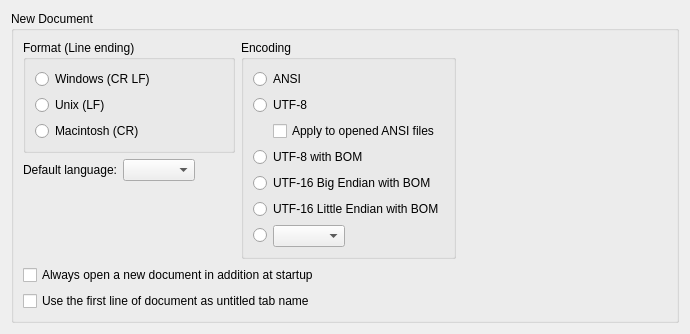
<?xml version="1.0" encoding="UTF-8"?>
<ui version="4.0">
 <class>PreferenceSubNewdocumentDlg</class>
 <widget class="QWidget" name="PreferenceSubNewdocumentDlg">
  <property name="geometry"><rect><x>0</x><y>0</y><width>690</width><height>333</height></rect></property>
  <layout class="QVBoxLayout" name="layout1">
   <item>
    <widget class="QGroupBox" name="newdocumentGrStatic">
     <property name="nppId" stdset="0"><number>6419</number></property>
     <property name="title"><string>New Document</string></property>
     <layout class="QVBoxLayout" name="layout2">
      <item>
       <layout class="QHBoxLayout" name="layout3">
        <item>
         <layout class="QVBoxLayout" name="layout4">
          <item>
           <widget class="QGroupBox" name="formatGbStatic">
            <property name="nppId" stdset="0"><number>6401</number></property>
            <property name="title"><string>Format (Line ending)</string></property>
            <layout class="QVBoxLayout" name="layout5">
             <item>
              <widget class="QRadioButton" name="radioFWin">
               <property name="nppId" stdset="0"><number>6402</number></property>
               <property name="text"><string>Windows (CR LF)</string></property>
               <attribute name="buttonGroup"><string notr="true">radioGroup1</string></attribute>
              </widget>
             </item>
             <item>
              <widget class="QRadioButton" name="radioFUnix">
               <property name="nppId" stdset="0"><number>6403</number></property>
               <property name="text"><string>Unix (LF)</string></property>
               <attribute name="buttonGroup"><string notr="true">radioGroup1</string></attribute>
              </widget>
             </item>
             <item>
              <widget class="QRadioButton" name="radioFMac">
               <property name="nppId" stdset="0"><number>6404</number></property>
               <property name="text"><string>Macintosh (CR)</string></property>
               <attribute name="buttonGroup"><string notr="true">radioGroup1</string></attribute>
              </widget>
             </item>
            </layout>
           </widget>
          </item>
          <item>
           <layout class="QHBoxLayout" name="layout6">
            <item>
             <widget class="QLabel" name="defaultlangStatic">
              <property name="nppId" stdset="0"><number>6411</number></property>
              <property name="text"><string>Default language:</string></property>
              <property name="alignment"><set>Qt::AlignRight|Qt::AlignVCenter</set></property>
             </widget>
            </item>
            <item>
             <widget class="QComboBox" name="comboDefaultlang">
              <property name="nppId" stdset="0"><number>6412</number></property>
              <property name="insertPolicy"><enum>QComboBox::NoInsert</enum></property>
             </widget>
            </item>
            <item>
             <spacer name="spacer7">
              <property name="orientation"><enum>Qt::Horizontal</enum></property>
              <property name="sizeType"><enum>QSizePolicy::Expanding</enum></property>
              <property name="sizeHint" stdset="0"><size><width>0</width><height>0</height></size></property>
             </spacer>
            </item>
           </layout>
          </item>
          <item>
           <spacer name="spacer8">
            <property name="orientation"><enum>Qt::Vertical</enum></property>
            <property name="sizeType"><enum>QSizePolicy::Expanding</enum></property>
            <property name="sizeHint" stdset="0"><size><width>0</width><height>0</height></size></property>
           </spacer>
          </item>
         </layout>
        </item>
        <item>
         <widget class="QGroupBox" name="encodingStatic">
          <property name="nppId" stdset="0"><number>6405</number></property>
          <property name="title"><string>Encoding</string></property>
          <layout class="QVBoxLayout" name="layout9">
           <item>
            <widget class="QRadioButton" name="radioAnsi">
             <property name="nppId" stdset="0"><number>6406</number></property>
             <property name="text"><string>ANSI</string></property>
             <attribute name="buttonGroup"><string notr="true">radioGroup2</string></attribute>
            </widget>
           </item>
           <item>
            <widget class="QRadioButton" name="radioUtf8NoBom">
             <property name="nppId" stdset="0"><number>6407</number></property>
             <property name="text"><string>UTF-8</string></property>
             <attribute name="buttonGroup"><string notr="true">radioGroup2</string></attribute>
            </widget>
           </item>
           <item>
            <layout class="QHBoxLayout" name="layout10">
             <item>
              <spacer name="spacer11">
               <property name="orientation"><enum>Qt::Horizontal</enum></property>
               <property name="sizeType"><enum>QSizePolicy::Fixed</enum></property>
               <property name="sizeHint" stdset="0"><size><width>20</width><height>0</height></size></property>
              </spacer>
             </item>
             <item>
              <widget class="QCheckBox" name="checkOpenansiasutf8">
               <property name="nppId" stdset="0"><number>6420</number></property>
               <property name="text"><string>Apply to opened ANSI files</string></property>
              </widget>
             </item>
            </layout>
           </item>
           <item>
            <widget class="QRadioButton" name="radioUtf8">
             <property name="nppId" stdset="0"><number>6408</number></property>
             <property name="text"><string>UTF-8 with BOM</string></property>
             <attribute name="buttonGroup"><string notr="true">radioGroup2</string></attribute>
            </widget>
           </item>
           <item>
            <widget class="QRadioButton" name="radioUtf16big">
             <property name="nppId" stdset="0"><number>6409</number></property>
             <property name="text"><string>UTF-16 Big Endian with BOM</string></property>
             <attribute name="buttonGroup"><string notr="true">radioGroup2</string></attribute>
            </widget>
           </item>
           <item>
            <widget class="QRadioButton" name="radioUtf16small">
             <property name="nppId" stdset="0"><number>6410</number></property>
             <property name="text"><string>UTF-16 Little Endian with BOM</string></property>
             <attribute name="buttonGroup"><string notr="true">radioGroup2</string></attribute>
            </widget>
           </item>
           <item>
            <layout class="QHBoxLayout" name="layout12">
             <item>
              <widget class="QRadioButton" name="radioOthercp">
               <property name="nppId" stdset="0"><number>6421</number></property>
               <property name="text"><string/></property>
               <attribute name="buttonGroup"><string notr="true">radioGroup2</string></attribute>
              </widget>
             </item>
             <item>
              <widget class="QComboBox" name="comboOthercp">
               <property name="nppId" stdset="0"><number>6422</number></property>
               <property name="insertPolicy"><enum>QComboBox::NoInsert</enum></property>
              </widget>
             </item>
             <item>
              <spacer name="spacer13">
               <property name="orientation"><enum>Qt::Horizontal</enum></property>
               <property name="sizeType"><enum>QSizePolicy::Expanding</enum></property>
               <property name="sizeHint" stdset="0"><size><width>0</width><height>0</height></size></property>
              </spacer>
             </item>
            </layout>
           </item>
          </layout>
         </widget>
        </item>
        <item>
         <spacer name="spacer14">
          <property name="orientation"><enum>Qt::Horizontal</enum></property>
          <property name="sizeType"><enum>QSizePolicy::Expanding</enum></property>
          <property name="sizeHint" stdset="0"><size><width>0</width><height>0</height></size></property>
         </spacer>
        </item>
       </layout>
      </item>
      <item>
       <widget class="QCheckBox" name="checkAddnewdoconstartup">
        <property name="nppId" stdset="0"><number>6432</number></property>
        <property name="text"><string>Always open a new document in addition at startup</string></property>
       </widget>
      </item>
      <item>
       <widget class="QCheckBox" name="checkUsecontentastabname">
        <property name="nppId" stdset="0"><number>6433</number></property>
        <property name="text"><string>Use the first line of document as untitled tab name</string></property>
       </widget>
      </item>
     </layout>
    </widget>
   </item>
   <item>
    <spacer name="spacer15">
     <property name="orientation"><enum>Qt::Vertical</enum></property>
     <property name="sizeType"><enum>QSizePolicy::Expanding</enum></property>
     <property name="sizeHint" stdset="0"><size><width>0</width><height>0</height></size></property>
    </spacer>
   </item>
  </layout>
 </widget>
 <resources/>
 <connections/>
 <buttongroups>
  <buttongroup name="radioGroup1"/>
  <buttongroup name="radioGroup2"/>
 </buttongroups>
</ui>
